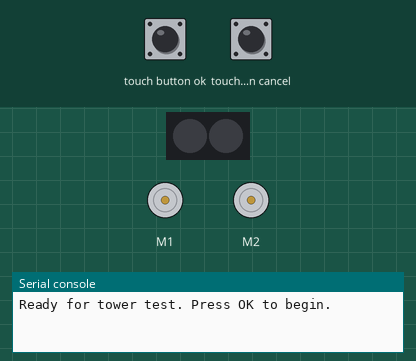
Bench run of a program on a simulated MicroPython board. Shown: 2 × DC motor (green arrow = forward, orange = backward, longer = faster), 2 RGB LEDs in strip order, left to right, the last lines printed to the serial console. The test bench sets the inputs (shaded band); at power-on: touch button ok LOW, touch button cancel LOW. Random numbers come from a fixed seed. At 6.4 s the program stops and its outputs stay as they are.

Above: at 2.3 s.
2.7 s: touch button ok pulled HIGH for 0.55 s
At 3.2 s:
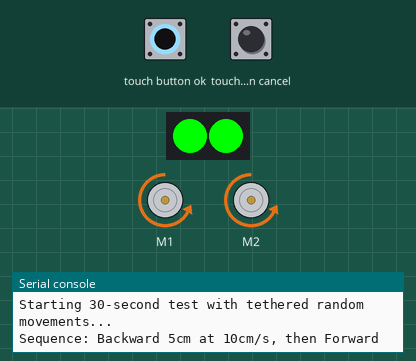
At 4.94 s:
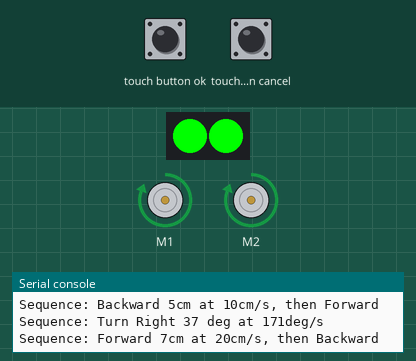
5.7 s: touch button cancel pulled HIGH for 1 s
At 7.1 s:
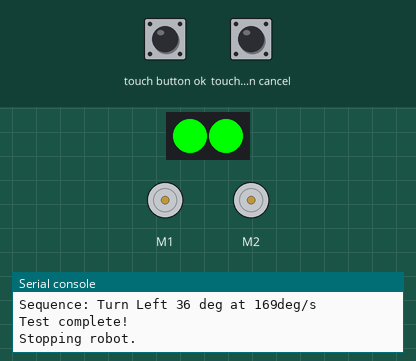
Timing chart, 0 to 7.9 s (numbered marks = the images above; inputs shaded):
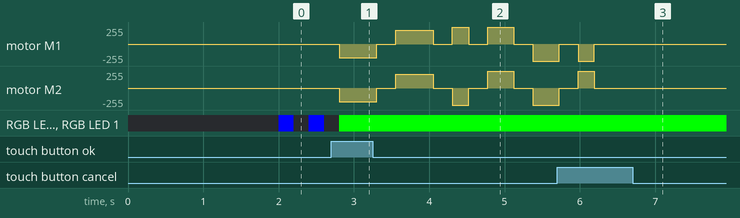

Measured:
- after the input at 2.7 s, motor M1: stopped → backward 204/255 after 0.11 s, → stopped 0.50 s later, → forward 204/255 0.25 s later, → stopped 0.50 s later, … (9 changes in this stretch); motor M2: stopped → backward 204/255 after 0.11 s, → stopped 0.50 s later, → forward 204/255 0.25 s later, → stopped 0.50 s later, … (9 changes in this stretch)

The program:

tower_dance.py
```python
# Alvik Tower Test Program
# For Themes in Engineering - Project 03: The Robot Tower
#
# This program makes the Alvik robot perform a series of random but
# inherently tethered movements for 30 seconds. Each sequence involves
# moving out and back to the starting point before turning, ensuring
# the robot does not wander off the platform.

from arduino_alvik import ArduinoAlvik
from time import sleep_ms, ticks_ms, ticks_diff
import urandom

# --- Configuration Constants ---
RUN_DURATION_MS = 30000  # 30 seconds

# --- Randomization Limits (for each individual movement) ---
MIN_MOVE_CM = 4
MAX_MOVE_CM = 8  # Increased from 5
MIN_ROTATE_DEG = 30
MAX_ROTATE_DEG = 90
PAUSE_MS = 250

# --- New Speed Randomization Limits ---
MIN_DRIVE_SPEED_CM_S = 8
MAX_DRIVE_SPEED_CM_S = 25
MIN_ROTATE_SPEED_DEG_S = 45
MAX_ROTATE_SPEED_DEG_S = 200

alvik = ArduinoAlvik()

try:
    alvik.begin()

    # Wait for the OK button to be pressed before starting the test.
    print("Ready for tower test. Press OK to begin.")
    while not alvik.get_touch_ok():
        alvik.left_led.set_color(0, 0, 1); alvik.right_led.set_color(0, 0, 1)
        sleep_ms(200)
        alvik.left_led.set_color(0, 0, 0); alvik.right_led.set_color(0, 0, 0)
        sleep_ms(200)
        if alvik.get_touch_cancel(): raise KeyboardInterrupt

    print("Starting 30-second test with tethered random movements...")
    alvik.left_led.set_color(0, 1, 0); alvik.right_led.set_color(0, 1, 0)

    start_time = ticks_ms()

    while ticks_diff(ticks_ms(), start_time) < RUN_DURATION_MS:

        # --- "THERE AND BACK AGAIN" SEQUENCE ---

        # 1. Linear Movement Phase
        move_dist = urandom.randint(MIN_MOVE_CM, MAX_MOVE_CM)
        move_speed = urandom.randint(MIN_DRIVE_SPEED_CM_S, MAX_DRIVE_SPEED_CM_S)
        # To use a variable speed, we must calculate the duration of the move.
        # duration (sec) = distance (cm) / speed (cm/s)
        duration_ms = int((move_dist / move_speed) * 1000)

        # Randomly decide to go forward first or backward first
        if urandom.randint(0, 1) == 0:
            print(f"Sequence: Forward {move_dist}cm at {move_speed}cm/s, then Backward")
            alvik.drive(move_speed, 0)
            sleep_ms(duration_ms)
            alvik.brake()
            sleep_ms(PAUSE_MS)
            alvik.drive(-move_speed, 0)
            sleep_ms(duration_ms)
            alvik.brake()
        else:
            print(f"Sequence: Backward {move_dist}cm at {move_speed}cm/s, then Forward")
            alvik.drive(-move_speed, 0)
            sleep_ms(duration_ms)
            alvik.brake()
            sleep_ms(PAUSE_MS)
            alvik.drive(move_speed, 0)
            sleep_ms(duration_ms)
            alvik.brake()

        sleep_ms(PAUSE_MS)

        # 2. Rotational Phase
        turn_angle = urandom.randint(MIN_ROTATE_DEG, MAX_ROTATE_DEG)
        turn_speed = urandom.randint(MIN_ROTATE_SPEED_DEG_S, MAX_ROTATE_SPEED_DEG_S)
        # duration (sec) = angle (deg) / speed (deg/s)
        duration_ms = int((turn_angle / turn_speed) * 1000)

        # Randomly decide to turn left or right
        if urandom.randint(0, 1) == 0:
            print(f"Sequence: Turn Left {turn_angle} deg at {turn_speed}deg/s")
            alvik.drive(0, turn_speed) # Positive angular speed is counter-clockwise (left)
            sleep_ms(duration_ms)
            alvik.brake()
        else:
            print(f"Sequence: Turn Right {turn_angle} deg at {turn_speed}deg/s")
            alvik.drive(0, -turn_speed) # Negative angular speed is clockwise (right)
            sleep_ms(duration_ms)
            alvik.brake()

        sleep_ms(PAUSE_MS)

        # Check for cancel button press to allow early exit
        if alvik.get_touch_cancel():
            break

    print("Test complete!")

finally:
    print("Stopping robot.")
    alvik.stop()
```
